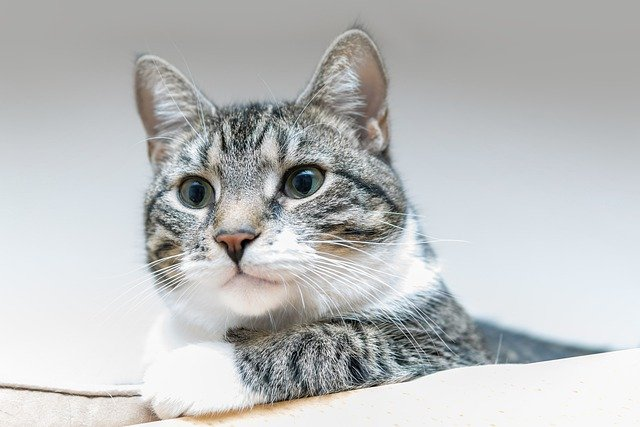
#> input picture opencv/res/img.jpg, 640 x 427 px, found by its file name
$ python Rotation.py
#> lines starting #> are read from the running program, lines starting #| are printed output that depends on the picture
import imp


import cv2
from cv2 import rotate

img = cv2.imread('opencv/res/img.jpg')
#> img is the input picture: shape (427, 640, 3); mean B, G, R 190.8, 190.6, 188.8

rotate_90 = cv2.rotate(img, cv2.ROTATE_90_CLOCKWISE) # 시계 방향으로 90도 회전
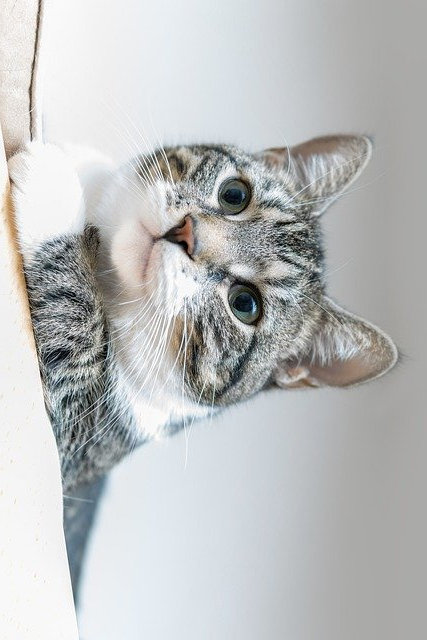
#> rotate_90: shape (640, 427, 3); mean B, G, R 190.8, 190.6, 188.8
rotate_180 = cv2.rotate(img, cv2.ROTATE_180) # 시계 방향으로 180도 회전
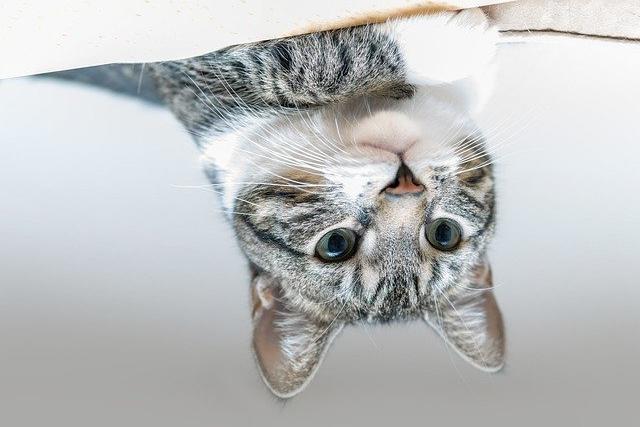
#> rotate_180: shape (427, 640, 3); mean B, G, R 190.8, 190.6, 188.8
rotate_270 = cv2.rotate(img, cv2.ROTATE_90_COUNTERCLOCKWISE) # 시계 반대 방향으로 90도(270도) 회전
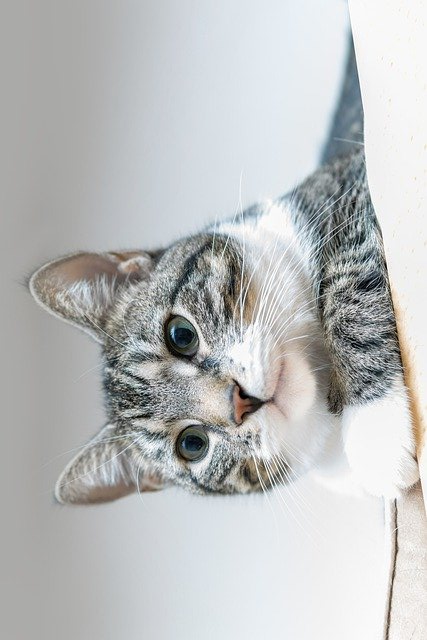
#> rotate_270: shape (640, 427, 3); mean B, G, R 190.8, 190.6, 188.8

cv2.imshow('img', img)
cv2.imshow('rotate_90', rotate_90)
cv2.imshow('rotate_180', rotate_180)
cv2.imshow('rotate_270', rotate_270)

cv2.waitKey(0)
cv2.destroyAllWindows()

$ run again, with opencv/res/newspaper.jpg copied over opencv/res/img.jpg
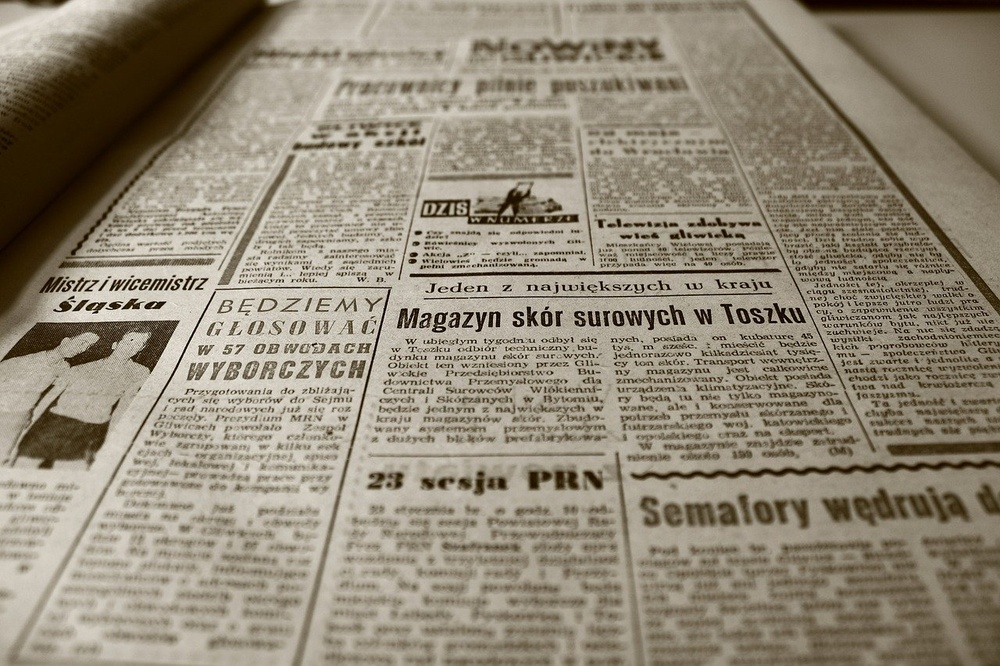
#> input picture opencv/res/newspaper.jpg, 1000 x 666 px, shrunk from 1280 x 853 before the run, found by its file name
#> img is the input picture: shape (666, 1000, 3); mean B, G, R 118.1, 135.9, 145.1
#> `rotate_180 = cv2.rotate(img, cv2.ROTATE_180)`:
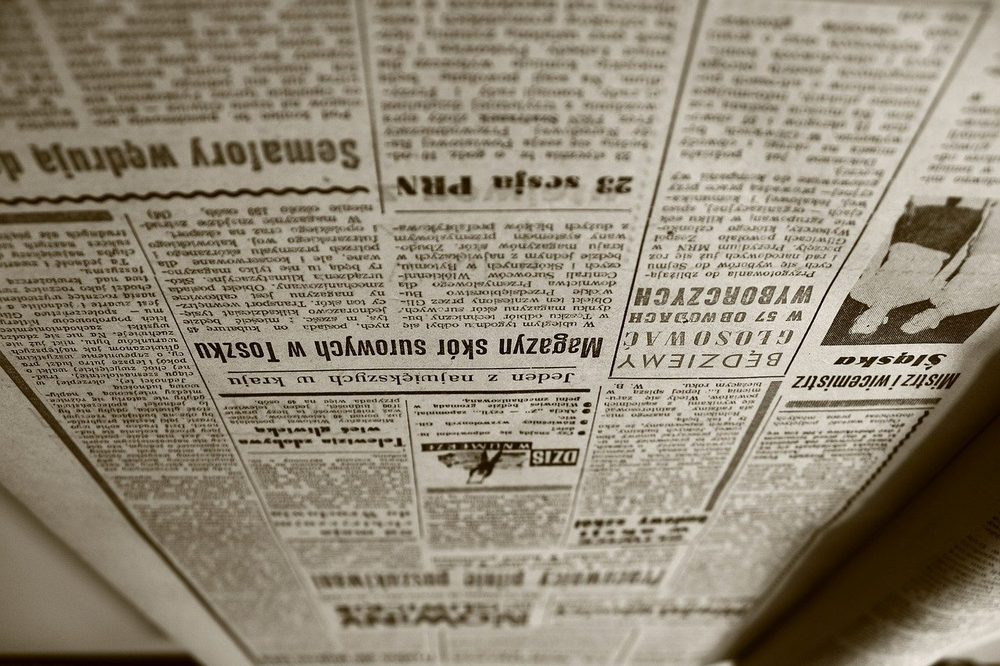
#> rotate_180: shape (666, 1000, 3); mean B, G, R 118.1, 135.9, 145.1
#> `rotate_270 = cv2.rotate(img, cv2.ROTATE_90_COUNTERCLOCKWISE)`:
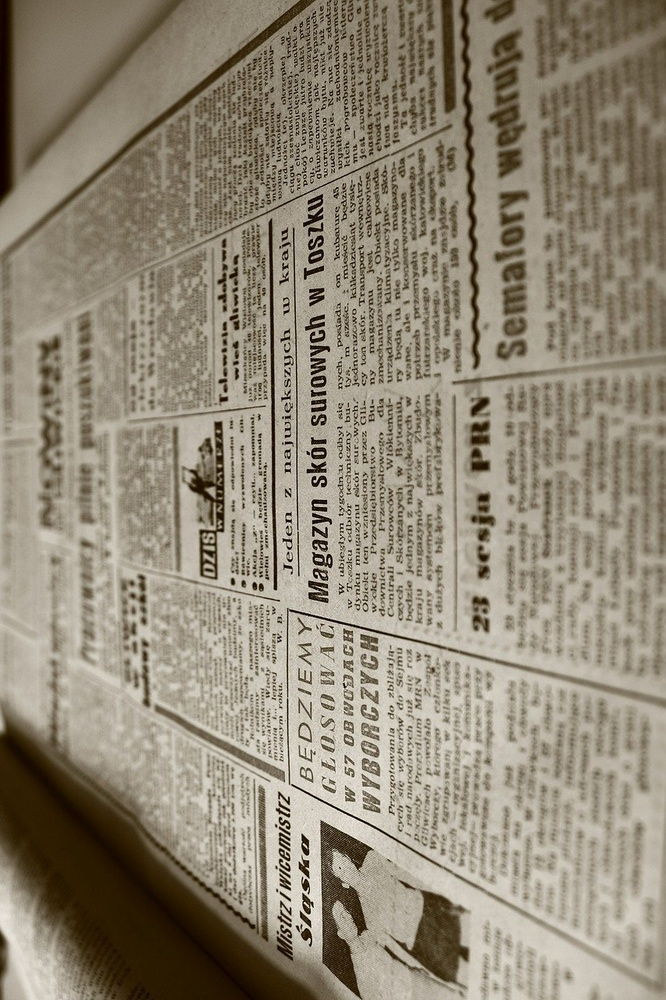
#> rotate_270: shape (1000, 666, 3); mean B, G, R 118.1, 135.9, 145.1
